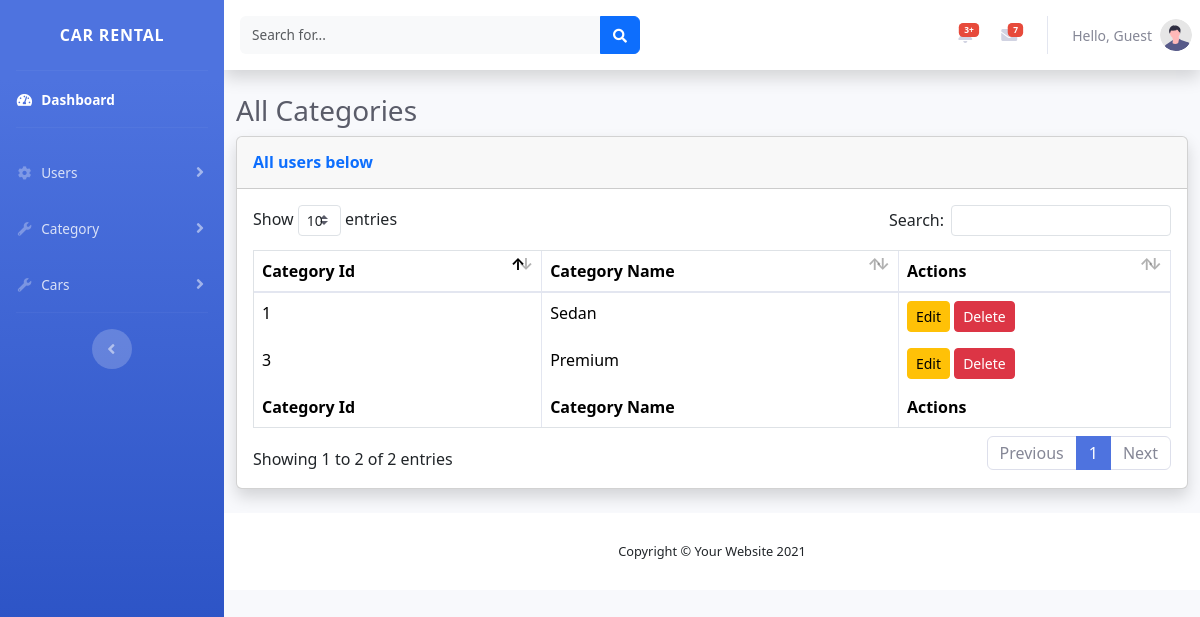
Screenshot of /admin/show_category.php with the database file from the repository.
### tables this page shows
CREATE TABLE `categories` (
  `category_id` int(11) NOT NULL,
  `category_name` varchar(100) NOT NULL
);

### admin/show_category.php (the view)
<?php include "includes/header.php";
include "../db.php";
$query = "SELECT * FROM categories;";
$categories = mysqli_query($con, $query);
?>
<div class="container-fluid">
    <h1 class="h3 mb-2 text-gray-800">All Categories</h1>
    <div class="card shadow mb-4">
        <div class="card-header py-3">
            <h6 class="m-0 font-weight-bold text-primary">All users below</h6>
        </div>
        <div class="card-body">
            <div class="table-responsive">
                <table class="table table-bordered" id="dataTable" width="100%" cellspacing="0">
                    <thead>
                        <tr>
                            <th>Category Id</th>
                            <th>Category Name</th>
                            <th>Actions</th>
                        </tr>
                    </thead>
                    <tfoot>
                        <tr>
                            <th>Category Id</th>
                            <th>Category Name</th>
                            <th>Actions</th>
                        </tr>
                    </tfoot>
                    <tbody>
                        <?php foreach ($categories as $category) { ?>
                            <tr>
                                <td><?php echo $category["category_id"]?></td>
                                <td><?php echo $category["category_name"]?></td>
                                <td>
                                    <a href="" class="btn btn-warning btn-sm">Edit</a>
                                    <a href="" class="btn btn-danger btn-sm">Delete</a>
                                </td>
                            </tr>
                        <?php } ?>
                    </tbody>
                </table>
            </div>
        </div>
    </div>
</div>
<?php include "includes/footer.php" ?>

### rows the page displays
categories: category_id "1", category_name "Sedan"
categories: category_id "3", category_name "Premium"
